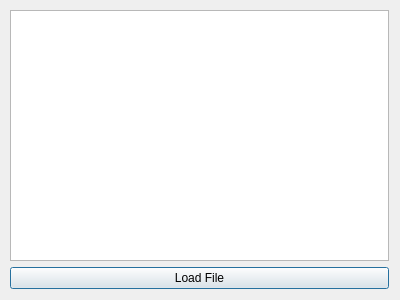
<?xml version="1.0" encoding="UTF-8"?>
<ui version="4.0">
 <class>Dialog</class>
 <widget class="QDialog" name="Dialog">
  <property name="geometry">
   <rect>
    <x>0</x>
    <y>0</y>
    <width>400</width>
    <height>300</height>
   </rect>
  </property>
  <property name="windowTitle">
   <string>Dialog</string>
  </property>
  <widget class="QWidget" name="gridLayoutWidget">
   <property name="geometry">
    <rect>
     <x>-1</x>
     <y>-1</y>
     <width>401</width>
     <height>301</height>
    </rect>
   </property>
   <layout class="QGridLayout" name="gridLayout">
    <item row="1" column="0">
     <widget class="QPushButton" name="pushButton">
      <property name="text">
       <string>Load File</string>
      </property>
     </widget>
    </item>
    <item row="0" column="0">
     <widget class="QTextBrowser" name="textBrowser"/>
    </item>
   </layout>
  </widget>
 </widget>
 <layoutdefault spacing="6" margin="11"/>
 <resources/>
 <connections/>
</ui>
